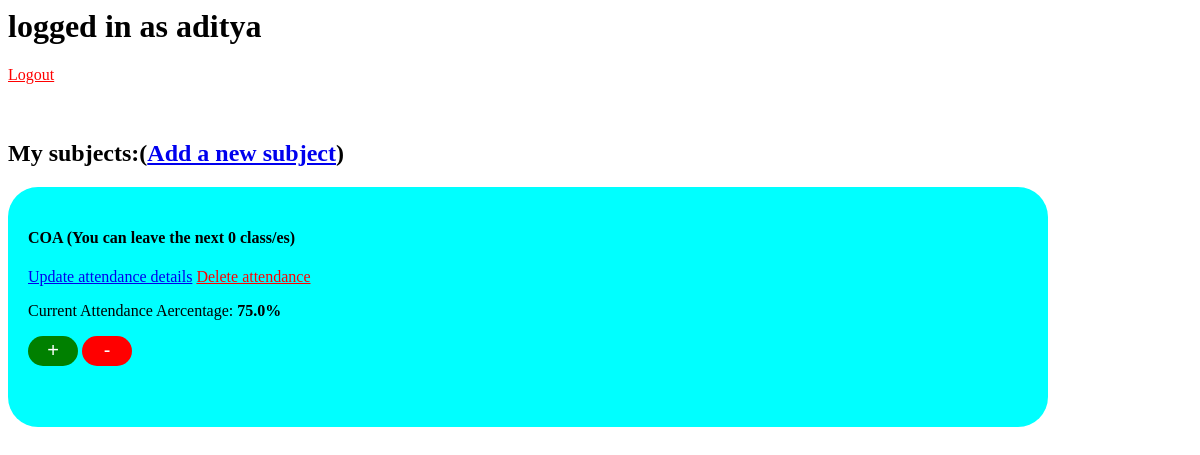
The page / (signed in) on the database as committed earlier.
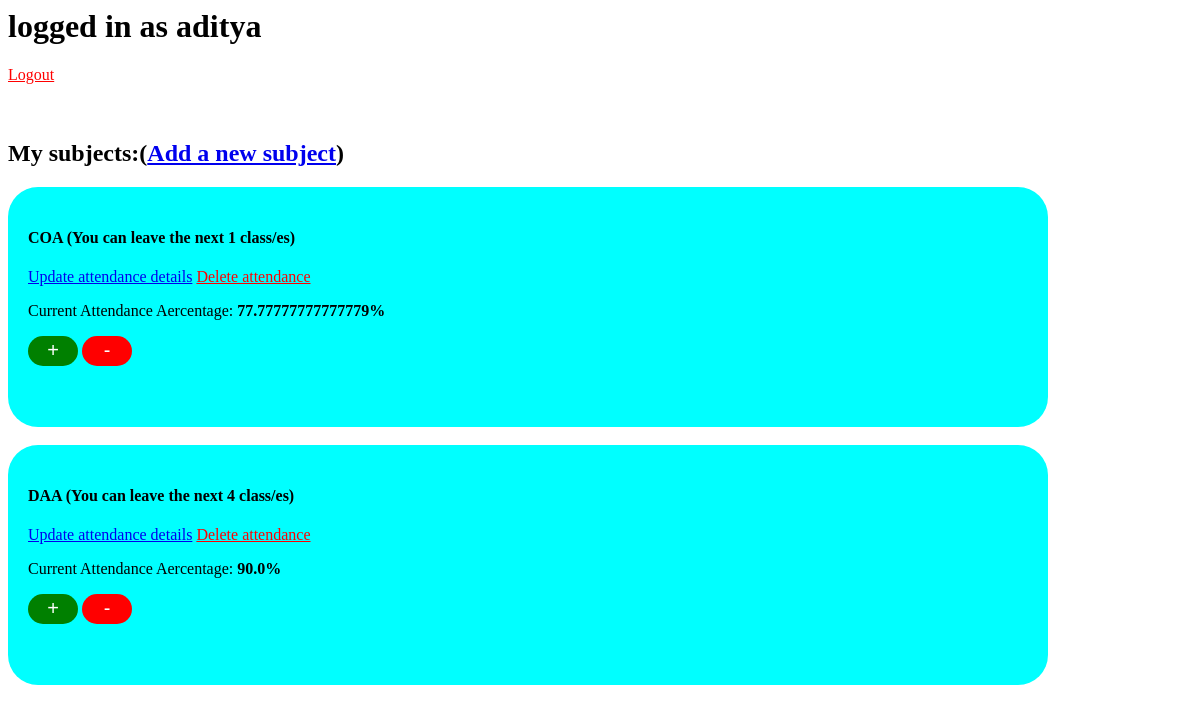
The same page on the database as committed later.
### attendance/models.py (models this page shows, shortened)
class subject(models.Model):
    user=models.ForeignKey(User,on_delete=models.CASCADE,blank=True,null=True,related_name="user")
    sub_name = models.CharField(max_length=100)
    present=models.IntegerField(default=0)
    totalclasses=models.IntegerField(default=0)
    def att_perc(self):
        return self.present/self.totalclasses*100
    def can_leave(self):
        c=0
        k=self.totalclasses+1
        while self.present/k>=0.75:
            c+=1
            k+=1
        return c

### attendance/views.py (the view)
# urls.py: path('', views.index, name='index'),
def index(request):
    if request.user.is_authenticated:
        return render(request, 'attendance/index.html',{
            'username':request.user.username,
            'subjects':subject.objects.filter(user=request.user),
        })
    return render(request, 'attendance/index.html')

### attendance/templates/attendance/index.html (shortened to what this page needs)
{% if user.is_authenticated %}
  <h1>logged in as {{ username }}</h1>
  <a href="{% url 'logout' %}" style="color: red;">Logout</a>
  <h2>My subjects:(<a href="{% url 'addsub' %}">Add a new subject</a>)</h2>
  {% for i in subjects %}
    <div style="height: 200px;width: 1000px;background-color:aqua;padding: 20px;border-radius: 30px;border: 5rem black;">
      <h4>{{ i.sub_name }} (You can leave the next {{ i.can_leave }} class/es)</h4>
      <a href="{% url 'updateatt' id=i.id %}">Update attendance details</a>
      <a href="{% url 'delatt' id=i.id %}" style="color: red;">Delete attendance</a>
      <p>Current Attendance Aercentage: <strong>{{ i.att_perc }}%</strong></p>
      <a href="{% url 'incatt' id=i.id %}"><button style="color: white;border-radius: 20px;background-color: green;border: black;width: 50px;height: 30px;font-size: 20px;">+</button></a>
      <a href="{% url 'decatt' id=i.id %}"><button style="color: white;border-radius: 20px;background-color: red;border: black;width: 50px;height: 30px;font-size: 20px;">-</button></a>
    </div><br>
  {% endfor %}
{% else %}
  <h1>Welcome!</h1>
  <br>
  <a href="{% url 'login' %}">Login</a>
  <a href="{% url 'signup' %}">Signup</a>
{% endif %}

Rows that differ between the two databases and show on the page:
changed subject "COA": can_leave "0" → "1"; att_perc "75.0" → "77.77777777777779"
added subject: sub_name "DAA", can_leave "4", att_perc "90.0"
